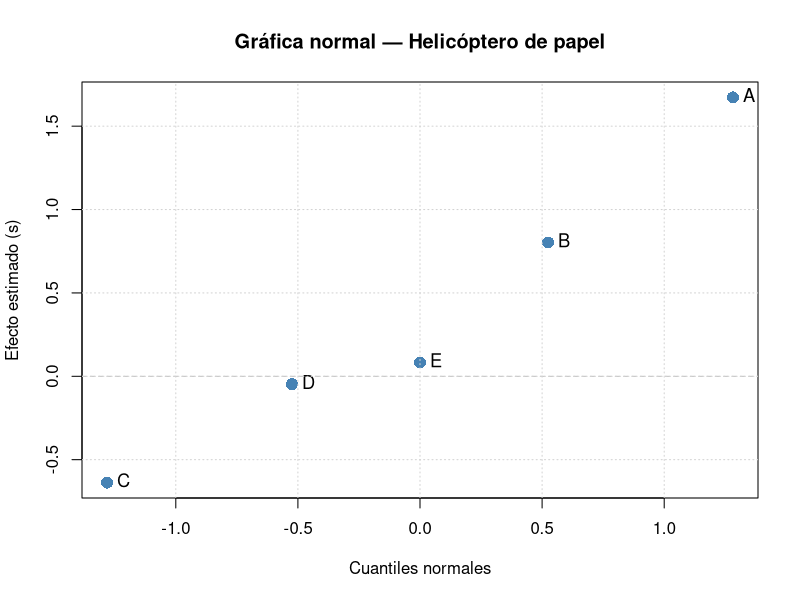
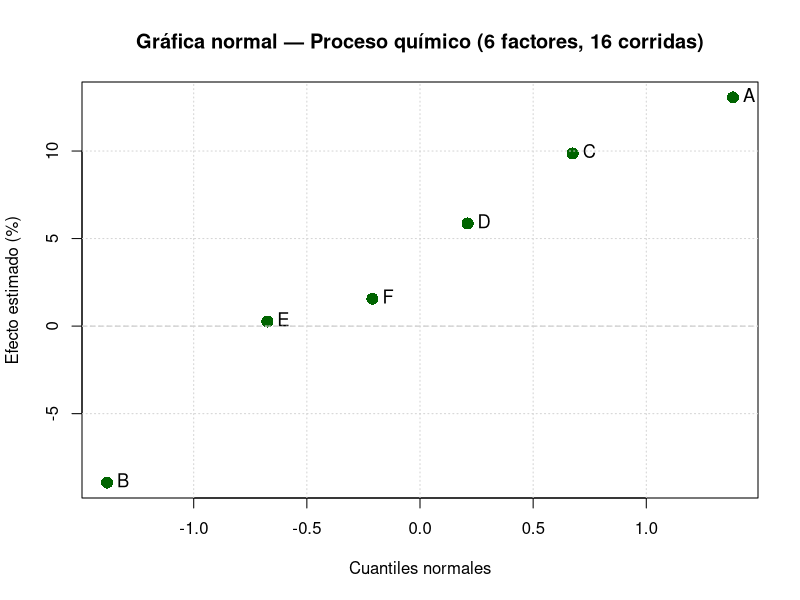
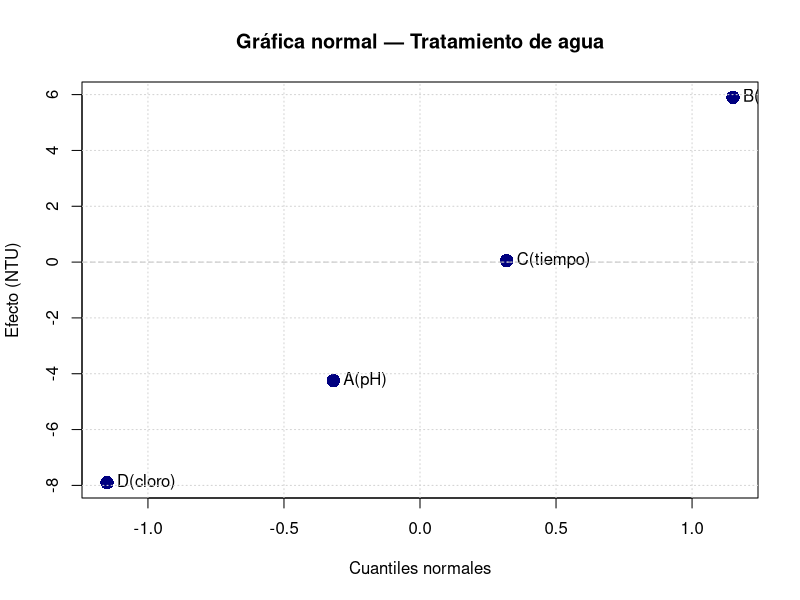
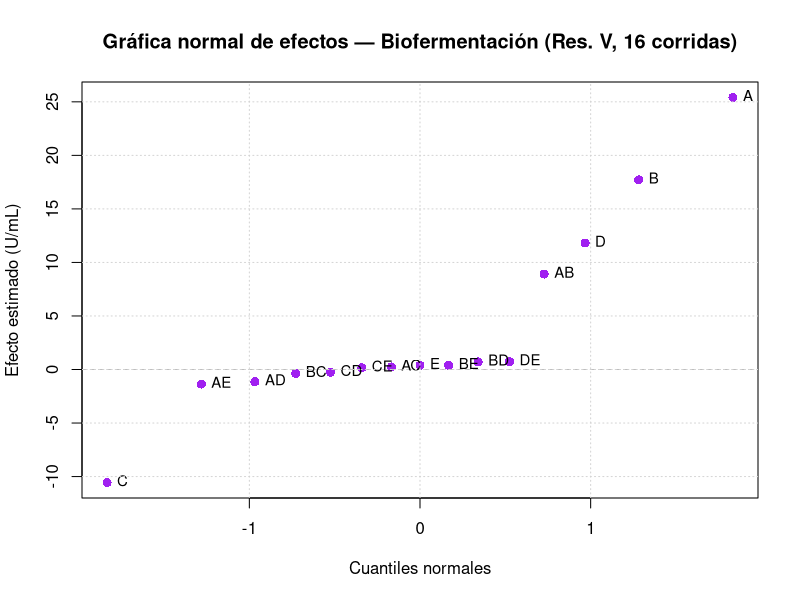
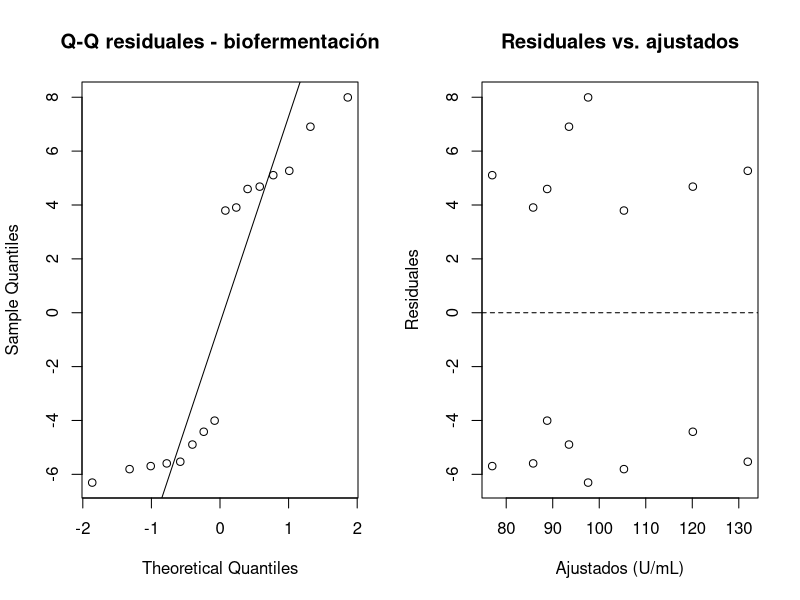

R code for these plots, in order:
## ---- chunk 1
knitr::opts_chunk$set(echo = TRUE, warning = FALSE, message = FALSE,
                      fig.width = 10, fig.height = 5)
options(scipen = 5, digits = 4)
## ---- chunk 2
df1 <- read.csv('../datos/papel-helicoptero-frac.csv')
print(df1)

cat("\nVerificación D=AB:", all(df1$tipo_papel == df1$largo_ala * df1$ancho_ala), "\n")
cat("Verificación E=AC:", all(df1$clip == df1$largo_ala * df1$largo_cuerpo), "\n")
## ---- chunk 3
modelo1 <- lm(tiempo_vuelo ~ largo_ala + ancho_ala + largo_cuerpo + tipo_papel + clip,
              data = df1)
efectos1 <- coef(modelo1)[-1] * 2
names(efectos1) <- c("A","B","C","D","E")
cat("Efectos estimados (s) — confundidos con 2FIs en Res. III:\n")
print(round(efectos1, 3))
## ---- chunk 4
eff1 <- sort(efectos1)
n1   <- length(eff1)
z1   <- qnorm((seq_len(n1) - 0.5) / n1)

plot(z1, eff1, pch = 16, col = "steelblue", cex = 1.6,
     xlab = "Cuantiles normales", ylab = "Efecto estimado (s)",
     main = "Gráfica normal — Helicóptero de papel")
abline(h = 0, lty = 2, col = "gray")
text(z1, eff1, names(eff1), pos = 4, cex = 1.1)
grid()
## ---- chunk 5
df2 <- read.csv('../datos/proceso-quimico-frac.csv')
cat("Diseño 2^{6-2} — 16 corridas:\n")
print(df2)

cat("\nVerificación E=ABC:", all(df2$E == df2$A * df2$B * df2$C), "\n")
cat("Verificación F=BCD:", all(df2$F == df2$B * df2$C * df2$D), "\n")
## ---- chunk 6
modelo2 <- lm(rendimiento ~ A + B + C + D + E + F, data = df2)
efectos2 <- coef(modelo2)[-1] * 2
cat("Efectos principales estimados (%):\n")
print(round(efectos2, 2))
cat("R2 solo efectos principales:", round(summary(modelo2)$r.squared, 4), "\n")
## ---- chunk 7
eff2 <- sort(efectos2)
n2   <- length(eff2)
z2   <- qnorm((seq_len(n2) - 0.5) / n2)

plot(z2, eff2, pch = 16, col = "darkgreen", cex = 1.6,
     xlab = "Cuantiles normales", ylab = "Efecto estimado (%)",
     main = "Gráfica normal — Proceso químico (6 factores, 16 corridas)")
abline(h = 0, lty = 2, col = "gray")
text(z2, eff2, names(eff2), pos = 4, cex = 1.1)
grid()
## ---- chunk 8
modelo2r <- lm(rendimiento ~ A + C + D, data = df2)
print(summary(modelo2r))
cat("\nNOTA: Con Res. IV, 2FIs como AC y CD están aliadas entre sí.\n")
cat("Si se sospecha interacción, hacer fold-over para desconfundir.\n")
## ---- chunk 9
df3 <- read.csv('../datos/tratamiento-agua-frac.csv')
print(df3)
cat("\nVerificación D=ABC:", all(df3$dosis_cloro == df3$pH * df3$temperatura * df3$tiempo_contacto), "\n")
## ---- chunk 10
modelo3 <- lm(turbidez ~ pH + temperatura + tiempo_contacto + dosis_cloro, data = df3)
efectos3 <- coef(modelo3)[-1] * 2
names(efectos3) <- c("A(pH)","B(temp)","C(tiempo)","D(cloro)")
cat("Efectos principales estimados (NTU):\n")
print(round(sort(efectos3), 3))
## ---- chunk 11
eff3 <- sort(efectos3)
n3   <- length(eff3)
z3   <- qnorm((seq_len(n3) - 0.5) / n3)

plot(z3, eff3, pch = 16, col = "navy", cex = 1.8,
     xlab = "Cuantiles normales", ylab = "Efecto (NTU)",
     main = "Gráfica normal — Tratamiento de agua")
abline(h = 0, lty = 2, col = "gray")
text(z3, eff3, names(eff3), pos = 4, cex = 1.0)
grid()
## ---- chunk 12
cat("Aliases 2FIs en I=ABCD:\n")
print(data.frame(estimado = c("AB","AC","AD"), aliasado = c("CD","BD","BC")))
cat("\nPara separar AB de CD: fold-over (16 corridas = 2^4 completo).\n")

opt3 <- data.frame(pH = 1, temperatura = -1, tiempo_contacto = 0, dosis_cloro = 1)
cat("\nPredicción (pH=+1, temp=-1, DC=+1):", predict(modelo3, opt3), "NTU\n")
## ---- chunk 13
df4 <- read.csv('../datos/biofermentacion-frac.csv')
cat("Diseño 2^{5-1} Res. V —", nrow(df4), "corridas\n")
print(df4)

cat("\nVerificación E=ABCD:",
    all(df4$agitacion == df4$pH * df4$temperatura * df4$oxigeno * df4$sustrato), "\n")
## ---- chunk 14
modelo4 <- lm(enzima ~ (pH + temperatura + oxigeno + sustrato + agitacion)^2, data = df4)
efectos4 <- coef(modelo4)[-1] * 2
nombres4 <- c("A","B","C","D","E","AB","AC","AD","AE","BC","BD","BE","CD","CE","DE")
names(efectos4) <- nombres4
cat("Efectos (U/mL — por magnitud):\n")
print(round(sort(abs(efectos4), decreasing = TRUE), 2))
## ---- chunk 15
eff4 <- sort(efectos4)
n4   <- length(eff4)
z4   <- qnorm((seq_len(n4) - 0.5) / n4)

plot(z4, eff4, pch = 16, col = "purple", cex = 1.2,
     xlab = "Cuantiles normales", ylab = "Efecto estimado (U/mL)",
     main = "Gráfica normal de efectos — Biofermentación (Res. V, 16 corridas)")
abline(h = 0, lty = 2, col = "gray")
text(z4, eff4, names(eff4), pos = 4, cex = 0.9)
grid()
## ---- chunk 16
modelo4r <- lm(enzima ~ pH + temperatura + sustrato + pH:temperatura, data = df4)
print(summary(modelo4r))
cat("R2 =", round(summary(modelo4r)$r.squared, 4), "\n")
## ---- chunk 17
op <- par(mfrow = c(1, 2))
qqnorm(residuals(modelo4r), main = "Q-Q residuales - biofermentación")
qqline(residuals(modelo4r))
plot(fitted(modelo4r), residuals(modelo4r),
     xlab = "Ajustados (U/mL)", ylab = "Residuales",
     main = "Residuales vs. ajustados")
abline(h = 0, lty = 2)
par(op)
print(shapiro.test(residuals(modelo4r)))

cat("\nProyección: un 2^{5-1} Res. V se proyecta en cualquier conjunto de 4 factores\n")
cat("como un factorial completo 2^4 — sin necesidad de corridas adicionales.\n")
